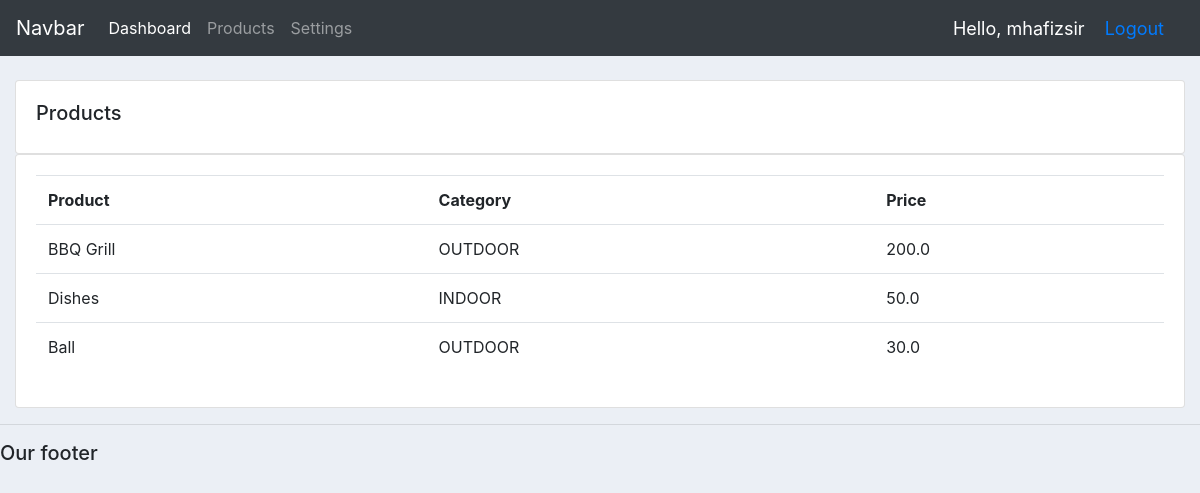
Screenshot of /products/ (signed in) with the database file from the repository.
### accounts/models.py (models this page shows, shortened)
class Products(models.Model):
    CATEGORY = (
        ("INDOOR", "INDOOR"),
        ("OUTDOOR", "OUTDOOR"),
    )
    name = models.CharField(max_length=255, null=True)
    price = models.FloatField(null=True)
    category = models.CharField(max_length=255, null=True, choices=CATEGORY)
    description = models.CharField(max_length=255, null=True, blank=True)
    date_created = models.DateTimeField(auto_now_add=True)
    tags = models.ManyToManyField(Tag)

### accounts/decorators.py (the view)
        def wrapper_func(request, *args, **kwargs):
            group = None
            if request.user.groups.exists():
                group = request.user.groups.all()[0].name
            if group in allowed_roles:
                return view_func(request, *args, **kwargs)
            else:
                return HttpResponse('You are not authorized to view this page')

### accounts/views.py (called while the page is built)
@login_required(login_url='login')
@allowed_users(allowed_roles=['admin'])
def products(request):
    products = Products.objects.all()
    return render(request, "accounts/products.html", {"products": products})

### accounts/templates/accounts/products.html
{% extends 'accounts/main.html' %}
{% block content %}
    <br>
    <div class="row">
        <div class="col-md">
            <div class="card card-body">
                <h5>Products</h5>
            </div>
            <div class="card card-body">
                <table class="table">
                    <tr>
                        <th>Product</th>
                        <th>Category</th>
                        <th>Price</th>
                    </tr>
                    {% for i in products %}
                        <tr>
                            <td>{{ i.name }}</td>
                            <td>{{ i.category }}</td>
                            <td>{{ i.price }}</td>
                        </tr>
                    {% endfor %}
                </table>
            </div>
        </div>
    </div>
{% endblock content %}

### accounts/templates/accounts/navbar.html (shortened to what this page needs)
{% load static %}
<nav class="navbar navbar-expand-lg navbar-dark bg-dark">
    <a class="navbar-brand" href="#">Navbar</a>
    <div class="collapse navbar-collapse" id="navbarNav">
        <ul class="navbar-nav">
            {% if request.user.is_staff %}
                <li class="nav-item active">
                    <a class="nav-link" href="{% url 'home' %}">Dashboard</a>
                </li>
                <li class="nav-item">
                    <a class="nav-link" href="{% url 'products' %}">Products</a>
                </li>
                <li class="nav-item">
                    <a class="nav-link" href="{% url 'account' %}">Settings</a>
                </li>
            {% else %}
                <li class="nav-item">
                    <a class="nav-link" href="{% url 'account' %}">Settings</a>
                </li>
            {% endif %}
        </ul>
    </div>
    <span class="hello-msg">Hello, {{ request.user }}</span>
    <span class="hello-msg"><a href="{% url 'logout' %}">Logout</a></span>
</nav>

### accounts/templates/accounts/main.html (style rules this page uses)
body { background-color: #ebeff5; }

### accounts/templates/accounts/navbar.html (style rules this page uses)
.hello-msg { font-size: 18px; color: white; margin-right: 20px; }

### rows the page displays
Products: name "BBQ Grill", category "OUTDOOR", price "200.0"
Products: name "Dishes", category "INDOOR", price "50.0"
Products: name "Ball", category "OUTDOOR", price "30.0"

### other values shown
{{ request.user }} "mhafizsir"
